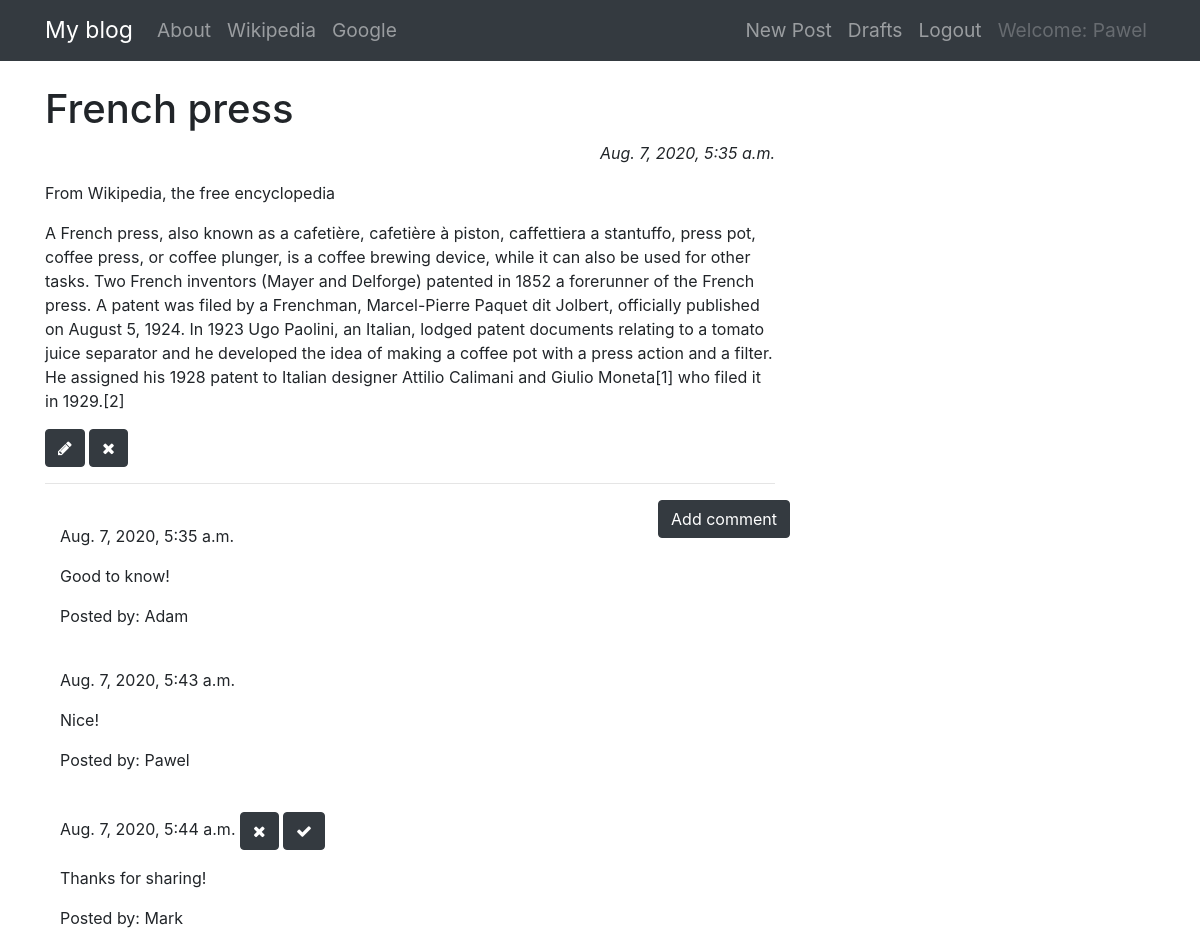
The page /post/14 (signed in) on the database its author committed.
### blog/models.py (models this page shows, shortened)
class Post(models.Model):
    author = models.ForeignKey('auth.User',on_delete=models.CASCADE)
    title = models.CharField(max_length=256)
    text = models.TextField()
    created_date = models.DateTimeField(default=timezone.now)
    published_date = models.DateTimeField(blank=True,null=True)

class Comment(models.Model):
    post = models.ForeignKey('blog.Post',related_name='comments',on_delete=models.CASCADE)
    author = models.TextField(max_length=256)
    text = models.TextField()
    created_date = models.DateTimeField(default=timezone.now)
    approved_comment = models.BooleanField(default=False)

### blog/views.py (the view)
# urls.py: url(r'^post/(?P<pk>\d+)$',views.PostDetailView.as_view(),name='post_detail'),
class PostDetailView(DetailView):
    model = Post

### blog/templates/blog/post_detail.html
{% extends 'blog/base.html' %}
{% block content %}
  <h1 class='posttitle loader'>{{post.title}}</h1>
  {% if post.published_date %}
    <div class='date postdate'>
      {{post.published_date}}
    </div>
  {% else %}
    <a class='btn btn-dark' href="{% url 'post_publish' pk=post.pk %}">Publish</a>
  {% endif %}
<p class='postcontent'>{{post.text|safe|linebreaksbr}}</p>
{% if user.is_authenticated %}
  <a class='btn btn-dark' href="{% url 'post_edit' pk=post.pk %}">
    <span class='fa fa-pencil'></span>
  </a>
  <a class='btn btn-dark' href="{% url 'post_remove' pk=post.pk %}">
    <span class='fa fa-remove'></span>
  </a>
{% endif %}
<hr>
<a class='btn btn-dark btn-comment' href="{% url 'add_comment_to_post' pk=post.pk %}">Add comment</a>
<div class="container">
  {% for comment in post.comments.all %}
    <br>
    {% if user.is_authenticated or comment.approved_comment %}
      {{comment.created_date}}
      {% if not comment.approved_comment %}
        <a class='btn btn-dark' href="{% url 'comment_remove' pk=comment.pk %}">
          <span class='fa fa-remove'></span>
        </a>
        <a class='btn btn-dark' href="{% url 'comment_approve' pk=comment.pk %}">
          <span class='fa fa-check'></span>
        </a>
      {% endif %}
      <p>{{comment.text|safe|linebreaks}}</p>
      <p>Posted by: {{comment.author}}</p>
    {% endif %}
    {% empty %}
    <p>No comments</p>
  {% endfor %}
</div>
{% endblock %}

### blog/templates/blog/base.html (shortened to what this page needs)
<!DOCTYPE html>
{% load static %}
<html lang="en" dir="ltr">
  <head>
    <link rel="stylesheet" href="https://stackpath.bootstrapcdn.com/bootstrap/4.5.0/css/bootstrap.min.css">
    <link href="https://maxcdn.bootstrapcdn.com/font-awesome/4.7.0/css/font-awesome.min.css" rel="stylesheet">
    <link rel="stylesheet" href="//cdn.jsdelivr.net/npm/medium-editor@latest/dist/css/medium-editor.min.css" type="text/css" media="screen" charset="utf-8">
    <link rel="stylesheet" href="{% static 'css/blog.css' %}">
  </head>
  <body>
    <nav class='navbar navbar-expand-lg navbar-dark bg-dark navbar-custom sticky-top'>
      <div class="container">
        <ul class='nav navbar-nav'>
          <li class="nav-item">
            <a class='navbar-brand' href="{% url 'post_list' %}">My blog</a>
          </li>
          <li class="nav-item">
            <a class='nav-link' href="{% url 'about' %}">About</a>
          </li>
          <li class="nav-item">
            <a class='nav-link' href="https://www.wikipedia.com">Wikipedia</a>
          </li>
          <li class="nav-item">
            <a class='nav-link' href="https://www.google.com">Google</a>
          </li>
        </ul>
        <ul class='nav navbar-nav navbar-right'>
          {% if user.is_authenticated %}
            <li class="nav-item">
              <a class='nav-link' href="{% url 'post_new' %}">New Post</a>
            </li>
            <li class="nav-item">
              <a class='nav-link' href="{% url 'post_draft_list' %}">Drafts</a>
            </li>
            <li class="nav-item">
              <a class='nav-link' href="{% url 'logout' %}">Logout</a>
            </li>
            <li class="nav-item">
              <a class='nav-link disabled'>Welcome: {{user.username}}</a>
            </li>
          {% endif %}
        </ul>
      </div>
    </nav>
    <div class="content container">
      <div class="row">
        <div class="col-md-8">
          <div class="blog_posts">
            <br>
            {% block content %}
            {% endblock %}
          </div>
        </div>
      </div>
    </div>
  </body>
</html>

### blog/static/css/blog.css (style rules this page uses)
.content { margin-left: auto; margin-right: auto; }
.date { font-style: italic; }
.postdate { text-align: right; }
.navbar-custom { font-weight:normal; font-size: 1.2em; }
.navbar-brand { font-size: 1.2em; font-weight: normal; }
.btn-comment { position: absolute; right: 0px; }

### rows shown on the page
Post: title "French press", published_date "Aug. 7, 2020, 5:35 a.m.", text "From Wikipedia, the free encyclopedia A French press, also known as a cafetière, cafetière à piston, caffettiera a stantuffo, press pot, coffee press, or coffee plunger, is a coffee brewing device, while it can also be used for other tasks. Two French inventors (Mayer and Delforge) patented in 1852 a forerunner of the French press. A patent was filed by a Frenchman, Marcel-Pierre Paquet dit Jolbert, officially published on August 5, 1924. In 1923 Ugo Paolini, an Italian, lodged patent documents relating to a tomato juice separator and he developed the idea of making a coffee pot with a press action and a filter. He assigned his 1928 patent to Italian designer Attilio Calimani and Giulio…"
Comment: created_date "Aug. 7, 2020, 5:35 a.m.", text "Good to know!", author "Adam"
Comment: created_date "Aug. 7, 2020, 5:43 a.m.", text "Nice!", author "Pawel"
Comment: created_date "Aug. 7, 2020, 5:44 a.m.", approved_comment False (drawn), text "Thanks for sharing!", author "Mark"

### other values the page prints
{{ user.username }} "Pawel"
